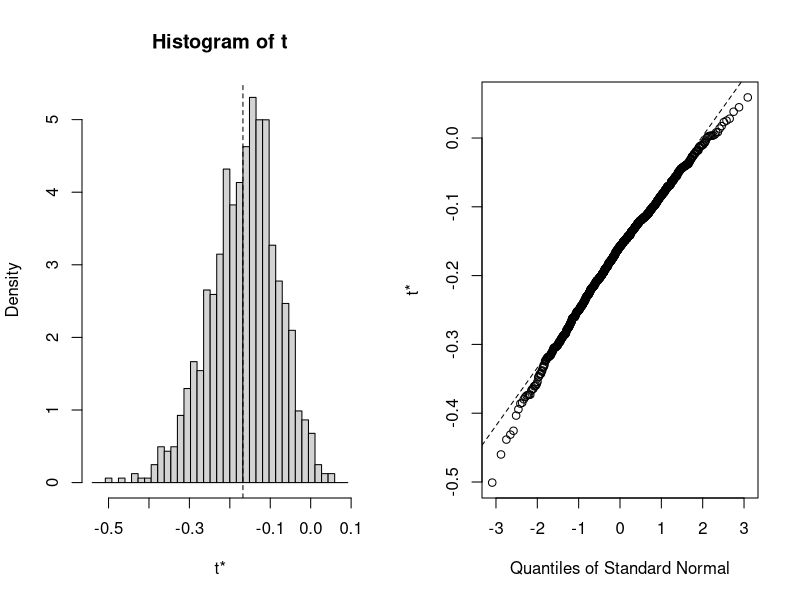

The R script that drew this image:
library(boot)
library(dplyr)

df <- read.csv2("bootstrap.csv")

mean(df$Wartość.tegoroczna)
mean(df$Wartość.przyszłoroczna)
mean(df$Wartość.tegoroczna - df$Wartość.przyszłoroczna)

df$change <- (df[, 3] - df[, 2])
### seed for reproductive results
set.seed(12345)

foo <- function(data, indices) {
  dt <- data[indices, ]
  c(mean(dt[, 6]))
}


myBootstrap <- boot(df, foo, R = 1000)
View(myBootstrap)
head(myBootstrap$t)
View(myBootstrap$t0)

head(myBootstrap$t0)
print(myBootstrap)

#zmiana
plot(myBootstrap, index = 1)
ci <- boot.ci(myBootstrap, index = 1)



mean(df$change)
